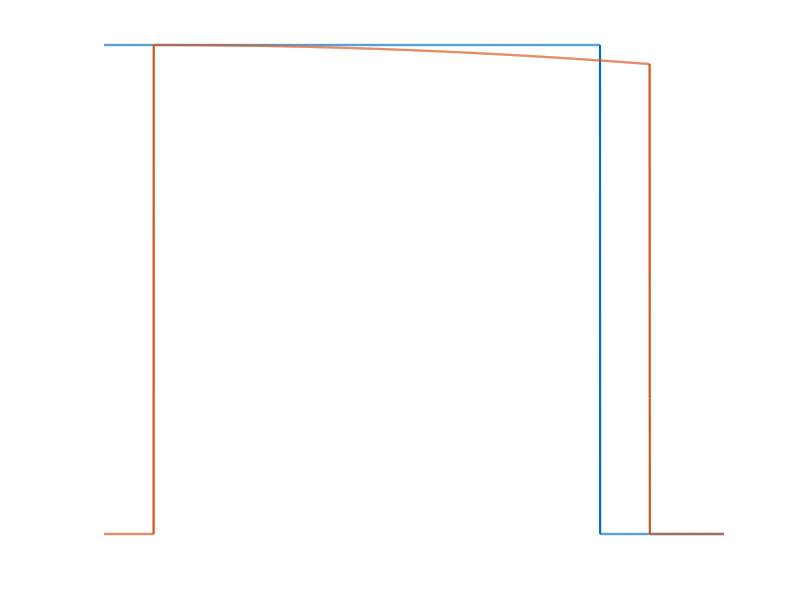

Write the MATLAB code that produced this figure. (Note: this script raises an error after producing the figure.)
clear; close all; clc;

%% 1. RADAR-BASED "CLEAN" SIGNAL (Pulsed LFM echo) & PARAMETERS
% Goal: keep the adaptive filter study unchanged, but make the "clean chirp"
%       come from a simple radar echo model (Tx LFM -> delay -> Doppler).
%
% Radar echo model (monostatic, single target):
%   s_rx(t) = A * s_tx(t - tau) * exp(j 2*pi*fD*t)
%   tau = 2R/c,  fD = 2v/lambda,  lambda = c/fc
%
% References:
% - Klauder et al., "The Theory and Design of Chirp Radars", BSTJ, 1960.
% - Widrow et al., "Adaptive Noise Cancelling: Principles and Applications", Proc. IEEE, 1975.

% --- Sampling / observation window (chosen to make tau resolvable) ---
fs         = 2e6;              % Sampling frequency (Hz)
Tobs       = 2.5e-3;           % Observation duration (s)
t          = (0:1/fs:Tobs-1/fs)';  % Time vector (N×1)

% --- LFM pulse (IF/baseband-equivalent) ---
B          = 200e3;            % Chirp bandwidth (Hz)
Tpulse     = 2e-3;             % Chirp pulse duration (s)
S          = B/Tpulse;         % Chirp slope (Hz/s)
f0_if      = 0;                % Start frequency in this IF-equivalent sim (Hz)

% --- Radar physical parameters (for tau & Doppler) ---
c          = 299792458;        % Speed of light (m/s)
fc         = 2.4e9;            % Carrier frequency (Hz) for Doppler mapping
lambda_c   = c/fc;

R_true     = 30e3;             % Target range (m)
v_true     = 30;               % Target radial speed (m/s)
tau        = 2*R_true/c;       % Round-trip delay (s)
fD         = 2*v_true/lambda_c;% Doppler frequency (Hz)

A_echo     = 1.0;              % Lumped echo amplitude (pathloss+RCS simplified)

% --- Adaptive filter params (unchanged in spirit) ---
M          = 32;               % Filter order (# taps)
mu_lms     = 0.001;            % Step-size for LMS
sigma      = 1.5;              % Std. dev. of white Gaussian noise (added AFTER radar echo)

%% 2. RLS PARAMS
% 2.1 Standalone RLS (for comparison if desired)
lambda_rls  = 0.995;           % Forgetting factor
delta_rls   = 1;               % Regularization (P(0) = I/δ)

% 2.2 Cascade RLS (only used in the LMS→RLS cascade)
lambda_cas  = 0.9995;          % Larger forgetting factor (slow RLS updates)
delta_cas   = 100;             % Large δ so initial P2 is small → small gains
gamma_thresh= 0.05;            % Threshold on |e1(n)| to allow RLS updates

%% 3. GENERATE SIGNALS (Radar echo replaces direct MATLAB chirp)
% 3.1 Transmit LFM pulse (complex IF/baseband-equivalent)
% s_tx(t) = exp(j*2*pi*(f0*t + 0.5*S*t^2)) for 0<=t<=Tpulse, else 0
gate_tx = double(t <= Tpulse);
s_tx_c  = exp(1j*2*pi*(f0_if*t + 0.5*S*t.^2)) .* gate_tx;

% 3.2 Received "clean" radar echo: delayed + Doppler
t_shift  = t - tau;
s_tx_del = interp1(t, s_tx_c, t_shift, 'linear', 0);      % fractional delay
s_rx_c   = A_echo * s_tx_del .* exp(1j*2*pi*fD*t);         % Doppler
s        = real(s_rx_c);                                   % waveform "clean" echo (real)

% 3.3 Add AWGN exactly like the original script
v_white = sigma * randn(size(t));   % White Gaussian noise
d       = s + v_white;              % Primary = radar echo + noise
x       = v_white;                  % Reference = same noise (oracle reference, same as original)

N = length(t);

% Print a small radar summary (optional, helps thesis revision)
fprintf('==== Radar Echo Parameters (used to generate clean signal) ====');
fprintf('fc = %.3f GHz, B = %.1f kHz, Tpulse = %.3f ms, S = %.3e Hz/s', fc/1e9, B/1e3, Tpulse*1e3, S);
fprintf('R = %.1f m, v = %.1f m/s => tau = %.3e s, fD = %.2f Hz', R_true, v_true, tau, fD);
fprintf('Approx range resolution ΔR ≈ c/(2B) = %.2f m', c/(2*B));

%% 3.6 RADAR VISUALIZATION PLOTS (makes the radar "visible")
% Requested figures:
%   (A) Waveform Tx vs echo (delay visible)
%   (B) Matched filter output (range profile)

% (A1) Tx and echo magnitude (envelope) so delay tau is obvious
figure('Name','Radar: Tx vs Echo Envelope','NumberTitle','off');
set(gcf, 'Color', [0.1 0.1 0.1]);
set(gca, 'Color', [0.1 0.1 0.1], 'XColor','w','YColor','w', 'GridColor',[0.5 0.5 0.5], 'GridAlpha',0.4);
hold on;
plot(t*1e3, abs(s_tx_c), 'LineWidth',1.6, 'DisplayName','|Tx LFM|');
plot(t*1e3, abs(s_rx_c), 'LineWidth',1.6, 'DisplayName','|Echo|');
xline(0,   '--', 'Color',[0.8 0.8 0.8], 'LineWidth',1.2, 'DisplayName','Tx start');
xline(tau*1e3, '--', 'Color',[0.8 0.8 0.8], 'LineWidth',1.2, 'DisplayName','Echo start (tau)');
xlim([0, (tau + Tpulse + 0.3e-3)*1e3]);
xlabel('Time (ms)','FontSize',13,'Color','w');
ylabel('Magnitude','FontSize',13,'Color','w');
title('Tx vs Echo Envelope (Echo delayed by tau = 2R/c)','FontSize',14,'Color','w');
legend('Location','southoutside','Orientation','horizontal','TextColor','w','EdgeColor','w');
grid on;
set(gca,'FontSize',12);
set(gcf,'InvertHardcopy','off');
print('-dpng','-r300', 'radar_tx_vs_echo_envelope_white.png');

% (A2) Tx vs echo real part (zoomed) to show waveform shift
figure('Name','Radar: Tx vs Echo (Real, Zoom)','NumberTitle','off');
set(gcf, 'Color', [0.1 0.1 0.1]);
set(gca, 'Color', [0.1 0.1 0.1], 'XColor','w','YColor','w', 'GridColor',[0.5 0.5 0.5], 'GridAlpha',0.4);
hold on;
plot(t*1e3, real(s_tx_c), 'LineWidth',1.0, 'DisplayName','Tx (real)');
plot(t*1e3, s,            'LineWidth',1.0, 'DisplayName','Echo (real)');
xlim([0, (tau + 0.6e-3)*1e3]);
xlabel('Time (ms)','FontSize',13,'Color','w');
ylabel('Amplitude','FontSize',13,'Color','w');
title('Tx vs Echo (Real Part, Zoom near delay tau)','FontSize',14,'Color','w');
legend('Location','southoutside','Orientation','horizontal','TextColor','w','EdgeColor','w');
grid on;
set(gca,'FontSize',12);
set(gcf,'InvertHardcopy','off');
print('-dpng','-r300', 'radar_tx_vs_echo_real_zoom_white.png');

% (B) Matched filter (pulse compression) range profile: clean vs noisy
% Matched filter via cross-correlation with the known transmit waveform.
v_c_mf = (sigma/sqrt(2))*(randn(size(t)) + 1j*randn(size(t)));
rx_noisy_c_mf = s_rx_c + v_c_mf;
[mf_clean, lags] = xcorr(s_rx_c, s_tx_c);          % clean matched filter output
[mf_noisy, ~]    = xcorr(rx_noisy_c_mf, s_tx_c);   % noisy matched filter output

range_axis = (lags/fs) * (c/2);   % meters
sel = (range_axis >= 0) & (range_axis <= 2*R_true);

mf_clean_mag = abs(mf_clean(sel));
mf_noisy_mag = abs(mf_noisy(sel));

% Normalize (visual comparison)
mf_clean_mag = mf_clean_mag / max(mf_clean_mag + 1e-12);
mf_noisy_mag = mf_noisy_mag / max(mf_noisy_mag + 1e-12);

figure('Name','Radar: Matched Filter Range Profile (Clean vs Noisy)','NumberTitle','off');
set(gcf, 'Color', [0.1 0.1 0.1]);
set(gca, 'Color', [0.1 0.1 0.1], 'XColor','w','YColor','w', 'GridColor',[0.5 0.5 0.5], 'GridAlpha',0.4);
hold on;
plot(range_axis(sel), mf_clean_mag, 'LineWidth',1.8, 'DisplayName','Matched filter (clean)');
plot(range_axis(sel), mf_noisy_mag, 'LineWidth',1.2, 'DisplayName','Matched filter (noisy)');
xline(R_true, '--', 'Color',[0.8 0.8 0.8], 'LineWidth',1.2, 'DisplayName','True range');
xlabel('Range (m)','FontSize',13,'Color','w');
ylabel('Normalized |MF output|','FontSize',13,'Color','w');
title('Pulse Compression: Matched Filter Range Profile','FontSize',14,'Color','w');
legend('Location','southoutside','Orientation','horizontal','TextColor','w','EdgeColor','w');
grid on;
set(gca,'FontSize',12);
set(gcf,'InvertHardcopy','off');
print('-dpng','-r300', 'radar_range_profile_clean_vs_noisy_white.png');


%% 4. PREALLOCATE STORAGE
% 4.1 Standalone LMS
w_LMS   = zeros(M,1);
y_LMS   = zeros(N,1);
e_LMS   = zeros(N,1);

% 4.2 Standalone RLS (not used in final summary but included)
w_RLS    = zeros(M,1);
P_RLS    = (1/delta_rls)*eye(M);
y_RLS    = zeros(N,1);
e_RLS    = zeros(N,1);

% 4.3 Improved Cascade: LMS → RLS
w1_cas   = zeros(M,1);                % LMS front-end weights
y1_cas   = zeros(N,1);                % LMS output
e1_cas   = zeros(N,1);                % LMS residual
w2_cas   = zeros(M,1);                % RLS weights in cascade
P2_cas   = (1/delta_cas)*eye(M);       % RLS covariance in cascade
y2_cas   = zeros(N,1);                % RLS output (stage 2)
e2_cas   = zeros(N,1);                % Final cascade error

% 4.4 Parallel Mixture: LMS + RLS side-by-side
w1_par   = zeros(M,1);          
y1_par   = zeros(N,1);
e1_par   = zeros(N,1);

w2_par   = zeros(M,1);
P2_par   = (1/delta_rls)*eye(M);  
y2_par   = zeros(N,1);
e2_par   = zeros(N,1);

alpha    = zeros(N,1);       % Mixing coefficient α(n)
y_par    = zeros(N,1);       % Final mixed output
e_par    = zeros(N,1);       % Final mixed error

%% 5. ADAPTIVE FILTERING LOOP (n = M:N)
for n = M:N
    %---------- Build reference vector x_vec = [ x(n), x(n-1), ..., x(n-M+1) ] ----------
    x_vec = x(n:-1:n-M+1);  % M×1 column
    
    %---------- 5.1 Standalone LMS ----------
    y_LMS(n) = w_LMS' * x_vec;
    e_LMS(n) = d(n) - y_LMS(n);
    w_LMS    = w_LMS + mu_lms * e_LMS(n) * x_vec;
    
    %---------- 5.2 Standalone RLS (for completeness) ----------
    y_RLS(n) = w_RLS' * x_vec;
    e_RLS(n) = d(n) - y_RLS(n);
    Pi_RLS   = P_RLS * x_vec;
    k_RLS    = Pi_RLS / (lambda_rls + x_vec' * Pi_RLS);
    w_RLS    = w_RLS + k_RLS * e_RLS(n);
    P_RLS    = (P_RLS - k_RLS * Pi_RLS') / lambda_rls;
    
    %---------- 5.3 Improved Cascade: LMS → RLS (thresholded) ----------
    % Stage 1: LMS
    y1_cas(n) = w1_cas' * x_vec;
    e1_cas(n) = d(n) - y1_cas(n);
    w1_cas    = w1_cas + mu_lms * e1_cas(n) * x_vec;
    
    % Stage 2: RLS only if |e1_cas(n)| > gamma_thresh
    y2_cas(n) = w2_cas' * x_vec;
    e2_cas(n) = e1_cas(n) - y2_cas(n);
    if abs(e1_cas(n)) > gamma_thresh
        Pi2    = P2_cas * x_vec;
        k2     = Pi2 / (lambda_cas + x_vec' * Pi2);
        w2_cas = w2_cas + k2 * e2_cas(n);
        P2_cas = (P2_cas - k2 * Pi2') / lambda_cas;
    end
    % If |e1_cas(n)| <= gamma_thresh, skip RLS update to avoid overfitting
    
    %---------- 5.4 Parallel Mixture: LMS + RLS in parallel ----------
    % 5.4.1 LMS branch
    y1_par(n) = w1_par' * x_vec;
    e1_par(n) = d(n) - y1_par(n);
    w1_par    = w1_par + mu_lms * e1_par(n) * x_vec;
    
    % 5.4.2 RLS branch
    y2_par(n) = w2_par' * x_vec;
    e2_par(n) = d(n) - y2_par(n);
    Pi_par    = P2_par * x_vec;
    k_par     = Pi_par / (lambda_rls + x_vec' * Pi_par);
    w2_par    = w2_par + k_par * e2_par(n);
    P2_par    = (P2_par - k_par * Pi_par') / lambda_rls;
    
    % 5.4.3 Adaptive mixing coefficient α(n)
    errL2 = e1_par(n)^2;
    errR2 = e2_par(n)^2;
    alpha(n) = errR2 / (errL2 + errR2 + 1e-8);
    
    % 5.4.4 Final mixed output
    y_par(n) = alpha(n)*y1_par(n) + (1-alpha(n))*y2_par(n);
    e_par(n) = d(n) - y_par(n);
end



%% 5.5 RADAR POST-PROCESSING PLOTS (Range profile after denoising + Doppler spectrum)
% This section connects the adaptive denoising outputs to standard radar processing:
%   (C) Matched filter range profile (raw vs denoised)
%   (D) (Multi-pulse) Doppler spectrum at the target range bin

% (C) Range profile comparison: raw vs denoised outputs
% Use real-valued matched filtering consistent with the adaptive-filter outputs.
tx_real = real(s_tx_c);

[mf_raw_r, lags_r] = xcorr(d, tx_real);
[mf_lms_r, ~]      = xcorr(e_LMS, tx_real);
[mf_cas_r, ~]      = xcorr(e2_cas, tx_real);
[mf_par_r, ~]      = xcorr(e_par, tx_real);

range_axis_r = (lags_r/fs) * (c/2);
sel_r = (range_axis_r >= 0) & (range_axis_r <= 2*R_true);

mf_raw_mag = abs(mf_raw_r(sel_r));
mf_lms_mag = abs(mf_lms_r(sel_r));
mf_cas_mag = abs(mf_cas_r(sel_r));
mf_par_mag = abs(mf_par_r(sel_r));

% Normalize each curve to its own peak (shape comparison)
mf_raw_mag = mf_raw_mag / max(mf_raw_mag + 1e-12);
mf_lms_mag = mf_lms_mag / max(mf_lms_mag + 1e-12);
mf_cas_mag = mf_cas_mag / max(mf_cas_mag + 1e-12);
mf_par_mag = mf_par_mag / max(mf_par_mag + 1e-12);

figure('Name','Radar: Range Profile (Raw vs Denoised Outputs)','NumberTitle','off');
set(gcf, 'Color', [0.1 0.1 0.1]);
set(gca, 'Color', [0.1 0.1 0.1], 'XColor','w','YColor','w', 'GridColor',[0.5 0.5 0.5], 'GridAlpha',0.4);
hold on;
plot(range_axis_r(sel_r), mf_raw_mag, 'LineWidth',1.2, 'DisplayName','Raw (noisy)');
plot(range_axis_r(sel_r), mf_lms_mag, 'LineWidth',1.6, 'DisplayName','LMS output');
plot(range_axis_r(sel_r), mf_cas_mag, 'LineWidth',1.6, 'DisplayName','Cascade output');
plot(range_axis_r(sel_r), mf_par_mag, 'LineWidth',1.6, 'DisplayName','Parallel output');
xline(R_true, '--', 'Color',[0.8 0.8 0.8], 'LineWidth',1.2, 'DisplayName','True range');
xlabel('Range (m)','FontSize',13,'Color','w');
ylabel('Normalized |MF output|','FontSize',13,'Color','w');
title('Matched Filter Range Profile: Raw vs Denoised','FontSize',14,'Color','w');
legend('Location','southoutside','Orientation','horizontal','TextColor','w','EdgeColor','w');
grid on;
set(gca,'FontSize',12);
set(gcf,'InvertHardcopy','off');
print('-dpng','-r300', 'radar_range_profile_raw_vs_denoised_white.png');

% (D) Multi-pulse Doppler spectrum at target range bin
% Generate a pulse train (separate from the adaptive-filter experiment) just for Doppler visualization.
Npulses = 32;  % increase to 64 if you want a cleaner Doppler spectrum
PRI     = 2e-3;               % 2 ms → PRF 500 Hz (gives clear pulse separation)
PRF     = 1/PRI;

NsPRI   = round(PRI*fs);
NsPulse = round(Tpulse*fs);
Tframe  = Npulses*PRI;
t_frame = (0:1/fs:Tframe-1/fs)';

% Tx pulse train
s_tx_frame = zeros(size(t_frame));
for k = 0:(Npulses-1)
    t0  = k*PRI;
    idx = (t_frame >= t0) & (t_frame < t0 + Tpulse);
    tt  = t_frame(idx) - t0;
    s_tx_frame(idx) = exp(1j*2*pi*(f0_if*tt + 0.5*S*tt.^2));
end

% Echo pulse train (delay + Doppler)
t_shift_f   = t_frame - tau;
s_tx_del_f  = interp1(t_frame, s_tx_frame, t_shift_f, 'linear', 0);
s_rx_frame  = A_echo * s_tx_del_f .* exp(1j*2*pi*fD*t_frame);

% Add noise (match this script's noise type)
noise_frame = (sigma/sqrt(2))*(randn(size(t_frame)) + 1j*randn(size(t_frame)));
rx_frame = s_rx_frame + noise_frame;

% Reshape into pulses (fast-time × slow-time)
rx_frame = rx_frame(1:NsPRI*Npulses);
rx_mat   = reshape(rx_frame, NsPRI, Npulses);

% Matched filter template for one pulse
n_p   = (0:NsPulse-1)';
t_p   = n_p/fs;
tx_tpl = exp(1j*2*pi*(f0_if*t_p + 0.5*S*t_p.^2));
h_mf   = conj(flipud(tx_tpl));

Lout   = NsPRI + NsPulse - 1;
mf_mat = zeros(Lout, Npulses);

% Fast matched filtering using FFT convolution (much faster than conv in a loop)
Lfft = 2^nextpow2(Lout);
Hmf  = fft(h_mf, Lfft);
for p = 1:Npulses
    Xp = fft(rx_mat(:,p), Lfft);
    yp = ifft(Xp .* Hmf);
    mf_mat(:,p) = yp(1:Lout);
end
% Range axis for matched filter output
lag_samp = (0:Lout-1)' - (NsPulse-1);
tau_ax   = lag_samp / fs;
R_ax     = tau_ax * (c/2);

% Choose target range bin: use expected delay if valid; otherwise use global peak
idx_exp = round(tau*fs) + (NsPulse-1) + 1;  % +1 for MATLAB indexing
idx_exp = max(1, min(Lout, idx_exp));

% Quick sanity: if expected bin is very weak, fall back to average peak
avg_prof = mean(abs(mf_mat), 2);
[~, idx_pk] = max(avg_prof);
if avg_prof(idx_exp) < 0.5*avg_prof(idx_pk)
    idx_rb = idx_pk;
else
    idx_rb = idx_exp;
end

% Doppler FFT at the chosen range bin
z_slow = mf_mat(idx_rb, :).';
w     = hann(Npulses);
Z     = fftshift(fft(z_slow .* w, Npulses));
fd_ax = (-Npulses/2:Npulses/2-1).' * (PRF/Npulses);
v_ax  = fd_ax * (lambda_c/2);

figure('Name','Radar: Doppler Spectrum at Target Range Bin','NumberTitle','off');
set(gcf, 'Color', [0.1 0.1 0.1]);
set(gca, 'Color', [0.1 0.1 0.1], 'XColor','w','YColor','w', 'GridColor',[0.5 0.5 0.5], 'GridAlpha',0.4);
plot(v_ax, 20*log10(abs(Z)/max(abs(Z)+1e-12)), 'LineWidth',1.8);
xlabel('Radial velocity (m/s)','FontSize',13,'Color','w');
ylabel('Normalized magnitude (dB)','FontSize',13,'Color','w');
title('Doppler Spectrum (FFT across pulses at target range bin)','FontSize',14,'Color','w');
grid on;
set(gca,'FontSize',12);
set(gcf,'InvertHardcopy','off');
print('-dpng','-r300', 'radar_doppler_spectrum_white.png');

% Also show the averaged range profile over pulses (range profile looks like a standard radar output)
selR = (R_ax >= 0) & (R_ax <= 2*R_true);
figure('Name','Radar: Averaged Range Profile (Multi-pulse)','NumberTitle','off');
set(gcf, 'Color', [0.1 0.1 0.1]);
set(gca, 'Color', [0.1 0.1 0.1], 'XColor','w','YColor','w', 'GridColor',[0.5 0.5 0.5], 'GridAlpha',0.4);
plot(R_ax(selR), avg_prof(selR)/max(avg_prof(selR)+1e-12), 'LineWidth',1.8);
xline(R_true, '--', 'Color',[0.8 0.8 0.8], 'LineWidth',1.2);
xlabel('Range (m)','FontSize',13,'Color','w');
ylabel('Normalized |MF output|','FontSize',13,'Color','w');
title('Averaged Matched Filter Output across pulses (Range Profile)','FontSize',14,'Color','w');
grid on;
set(gca,'FontSize',12);
set(gcf,'InvertHardcopy','off');
print('-dpng','-r300', 'radar_range_profile_multipulse_white.png');
%% 6. SNR & MSE COMPUTATIONS
% 6.1 SNR before any filtering
snr_before = 10*log10( var(s) / var(v_white) );

% 6.2 Standalone LMS
resid_LMS   = e_LMS - s;                      % residual noise estimate
snr_LMS     = 10*log10( var(s) / var(resid_LMS) );
avgMSE_LMS  = mean(e_LMS.^2);                 % average MSE over N

% 6.3 Improved Cascade (LMS→RLS thresholded)
resid_cas   = e2_cas - s;
snr_cas     = 10*log10( var(s) / var(resid_cas) );
avgMSE_cas  = mean(e2_cas.^2);

% 6.4 Parallel Mixture (LMS+RLS)
resid_par   = e_par - s;
snr_par     = 10*log10( var(s) / var(resid_par) );
avgMSE_par  = mean(e_par.^2);

% Print numeric results
fprintf('\n==== Numerical Performance Metrics ====\n');
fprintf('SNR before filtering:                     %.2f dB\n', snr_before);
fprintf('Standalone LMS       → SNR: %.2f dB, Avg. MSE: %.5f\n', snr_LMS,    avgMSE_LMS);
fprintf('Improved Cascade     → SNR: %.2f dB, Avg. MSE: %.5f\n', snr_cas,    avgMSE_cas);
fprintf('Parallel Mixture     → SNR: %.2f dB, Avg. MSE: %.5f\n\n', snr_par,    avgMSE_par);

%% 6.5 Bar‐plots for SNR and MSE comparison

% Compute baseline MSE (before filtering)
mse_before = mean((d - s).^2);

% Pack values into vectors
snr_vals = [ snr_before, snr_LMS, snr_cas,   snr_par   ];
mse_vals = [ mse_before, avgMSE_LMS, avgMSE_cas, avgMSE_par ];

labels   = {'Before','LMS','Cascade','Parallel'};

% --- SNR bar plot  ---
figure('Name','SNR Comparison','NumberTitle','off');
set(gcf, 'Color', [0.1 0.1 0.1]);    
set(gca, 'Color', [0.1 0.1 0.1], ... 
         'XColor','w', 'YColor','w', ... 
         'GridColor',[0.5 0.5 0.5], 'GridAlpha',0.4); 
hold on;

b1 = bar(snr_vals, 'FaceColor','flat');
b1.CData = lines(4); 
xticks(1:4);
xticklabels(labels);

xlabel('Filter Type','FontSize',12,'Color','w');
ylabel('SNR (dB)','FontSize',12,'Color','w');
title('SNR Before & After Filtering','FontSize',14,'Color','w');

grid on;
set(gca,'FontSize',11);
set(gcf,'InvertHardcopy','off'); 
print('-dpng','-r300','compare_SNR_white.png');

% --- MSE bar plot ---
figure('Name','MSE Comparison','NumberTitle','off');
set(gcf, 'Color', [0.1 0.1 0.1]);    
set(gca, 'Color', [0.1 0.1 0.1], ... 
         'XColor','w', 'YColor','w', ... 
         'GridColor',[0.5 0.5 0.5], 'GridAlpha',0.4);
hold on;

b2 = bar(mse_vals, 'FaceColor','flat');
b2.CData = lines(4);
xticks(1:4);
xticklabels(labels);

% === Label dengan satuan ===
xlabel('Filter Type','FontSize',12,'Color','w');
ylabel('Average MSE (Amplitude^2)','FontSize',12,'Color','w'); 

title('MSE Before & After Filtering','FontSize',14,'Color','w');

grid on; 
set(gca,'FontSize',11);
set(gcf,'InvertHardcopy','off');  
print('-dpng','-r300','compare_MSE_white.png');

%% 7. PLOTS
% 7.1 Running MSE curves (moving‐average window = M)
mse_LMS_run     = movmean(e_LMS.^2,    M);
mse_cas_run     = movmean(e2_cas.^2,   M);
mse_par_run     = movmean(e_par.^2,    M);
colors = lines(3);

% 7.1 Running MSE curves
figure('Name','Running MSE: LMS vs Cascade vs Parallel','NumberTitle','off');
set(gcf, 'Color', [0.1 0.1 0.1]);    % background figure
set(gca, 'Color', [0.1 0.1 0.1], ...
         'XColor','w', 'YColor','w', ...
         'GridColor',[0.5 0.5 0.5], ...
         'GridAlpha',0.4);
hold on;

plot(t, mse_LMS_run, 'LineWidth',1.8, 'Color', colors(1,:), 'DisplayName','Standalone LMS');
plot(t, mse_cas_run, 'LineWidth',1.8, 'Color', colors(2,:), 'DisplayName','Improved Cascade');
plot(t, mse_par_run, 'LineWidth',1.8, 'Color', colors(3,:), 'DisplayName','Parallel Mixture');

hold off;
xlabel('Time (s)','FontSize',14,'Color','w');
ylabel('MSE (Amplitude^2)','FontSize',14,'Color','w');
title('Running MSE Comparison','FontSize',16,'Color','w');

legend('Location','northeast','FontSize',12,'TextColor','w','EdgeColor','w');
grid on; 
set(gca,'FontSize',12);
set(gcf,'InvertHardcopy','off'); 
print('-dpng','-r300','running_mse_white.png');

% 7.2 Standalone LMS waveform 
figure('Name','Standalone LMS Output','NumberTitle','off');
set(gcf, 'Color', [0.1 0.1 0.1]);    
set(gca, 'Color', [0.1 0.1 0.1], ...
         'XColor','w', 'YColor','w', ...
         'GridColor',[0.5 0.5 0.5], ...
         'GridAlpha',0.4);
hold on;

plot(t, d,    'Color',[0.7 0.7 0.7],'LineWidth',1,'DisplayName','Noisy');
plot(t, e_LMS,'Color',colors(1,:),'LineWidth',1.5,'DisplayName','LMS Output');
plot(t, s,    '-','Color',colors(2,:),'LineWidth',1.5,'DisplayName','Clean');

hold off;
xlabel('Time (s)','FontSize',14,'Color','w'); 
ylabel('Amplitude','FontSize',14,'Color','w');
title('Standalone LMS vs. Noisy & Clean','FontSize',16,'Color','w');
legend('Location','southoutside','Orientation','horizontal','FontSize',12,'TextColor','w','EdgeColor','w');
grid on; 
set(gca,'FontSize',12);

set(gcf,'InvertHardcopy','off'); 
print('-dpng','-r300','lms_waveform_white.png');

% 7.3 Improved Cascade waveform 
figure('Name','Cascade LMS→RLS Output','NumberTitle','off');
set(gcf, 'Color', [0.1 0.1 0.1]);    
set(gca, 'Color', [0.1 0.1 0.1], ...
         'XColor','w', 'YColor','w', ...
         'GridColor',[0.5 0.5 0.5], ...
         'GridAlpha',0.4);
hold on;

plot(t, d,       'Color',[0.7 0.7 0.7],'LineWidth',1,'DisplayName','Noisy');
plot(t, e2_cas,  'Color',colors(3,:),'LineWidth',1.5,'DisplayName','Cascade Output');
plot(t, s,       '-','Color',colors(2,:),'LineWidth',1.5,'DisplayName','Clean');

hold off;
xlabel('Time (s)','FontSize',14,'Color','w'); 
ylabel('Amplitude','FontSize',14,'Color','w');
title('Improved Cascade (LMS → RLS)','FontSize',16,'Color','w');
legend('Location','southoutside','Orientation','horizontal','FontSize',12, ...
       'TextColor','w','EdgeColor','w');
grid on; 
set(gca,'FontSize',12);
set(gcf,'InvertHardcopy','off'); 
print('-dpng','-r300','cascade_waveform_white.png');

% 7.4 Parallel Mixture waveform
figure('Name','Parallel LMS+RLS Mixture Output','NumberTitle','off');
set(gcf, 'Color', [0.1 0.1 0.1]);    
set(gca, 'Color', [0.1 0.1 0.1], ...
         'XColor','w', 'YColor','w', ...
         'GridColor',[0.5 0.5 0.5], ...
         'GridAlpha',0.4);
hold on;

plot(t, d,     'Color',[0.7 0.7 0.7],'LineWidth',1,'DisplayName','Noisy');
plot(t, e_par, 'Color',colors(1,:),'LineWidth',1.5,'DisplayName','Mixed Output');
plot(t, s,     '-','Color',colors(2,:),'LineWidth',1.5,'DisplayName','Clean');

hold off;
xlabel('Time (s)','FontSize',14,'Color','w'); 
ylabel('Amplitude','FontSize',14,'Color','w');
title('Parallel Mixture Output','FontSize',16,'Color','w');
legend('Location','southoutside','Orientation','horizontal','FontSize',12, ...
       'TextColor','w','EdgeColor','w');
grid on; 
set(gca,'FontSize',12);
set(gcf,'InvertHardcopy','off'); 

print('-dpng','-r300','parallel_waveform_white.png');

% 7.5 Adaptive Mixing Coefficient α(n)
figure('Name','Adaptive Mixing Coefficient \alpha(n)','NumberTitle','off');
set(gcf, 'Color', [0.1 0.1 0.1]);    
set(gca, 'Color', [0.1 0.1 0.1], ...
         'XColor','w', 'YColor','w', ...
         'GridColor',[0.5 0.5 0.5], ...
         'GridAlpha',0.4);
hold on;

plot(t, alpha, 'LineWidth',1.8,'Color',colors(2,:));

xlabel('Time (s)','FontSize',14,'Color','w'); 
ylabel('\alpha(n)','FontSize',14,'Color','w');
title('Adaptive Mixing Coefficient Over Time','FontSize',16,'Color','w');

grid on; 
set(gca,'FontSize',12);
set(gcf,'InvertHardcopy','off'); 

print('-dpng','-r300','mixing_coefficient_white.png');
